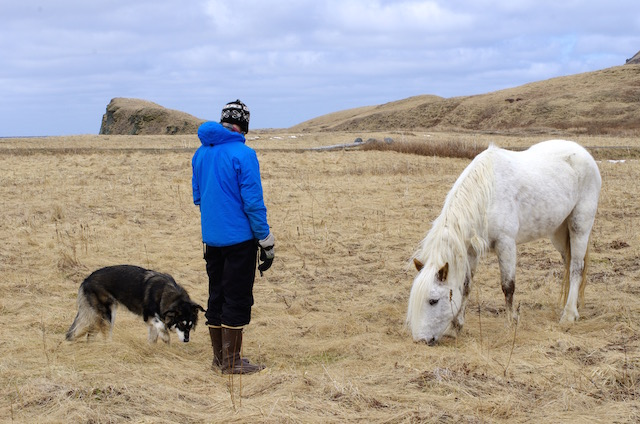
#> input picture person.jpg, 640 x 424 px, found by its file name
$ python Proj_Int_9.1.py
#> lines starting #> are read from the running program, lines starting #| are printed output that depends on the picture
#!/usr/bin/env python3
# -*- coding: utf-8 -*-
"""
Created on Thu May 14 12:45:59 2020

@author: kendalljohnson
"""

"Opencv basic Image stuff"

"""
***** first: sudo pip3 install opencv ******* perferable 3.4 **************
***** And usable camera connected by usb directly *************************

###### I have only used this on the Pi and Nano with a Pi camera. Not my laptop or a webcam ######


### not the easiest to download I had download opencv from source, then use the make command that the build command


Week 9 - A base in using data science with python
9.1 :: Opencv is an easy to use platform that can perform visual recognition by using many ML and Stat techniques
We will start with simple technique then demonstraight the uses of CNN in object recognition using opencv

This is simply changing perameters of an image using the openCV module
"""
# Title
print('A base in using data science with python using Open Computer Vision - guide')

# Imports
import matplotlib.pyplot as plt
import cv2

# definitions

def display_img(img):
    fig = plt.figure(figsize=(12,10))
    ax = fig.add_subplot(111)
    ax.imshow(img,cmap='gray')

# Testing images
#img1 = ".jpg"
#img2 = ".jpg"
#img3 = ".jpg"
img = cv2.imread('Person.jpg',0)
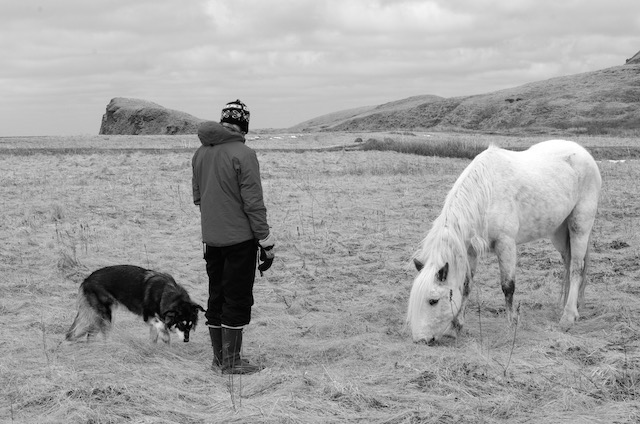
#> img: shape (424, 640); min 0, max 255, mean 161.4

# Show image in gray
plt.imshow(img,cmap='gray')

# Matrix inform
A = img.shape
#> A = (424, 640)
h = A[0] # Height of image
#> h = 424
w = A[1] # width of image
#> w = 640

# [7 lines of commented-out code are left out]
"""
 Template used to change property relationships of pixal on images.
 This is used to find irregularities or objects in the images

"""
methods = ['cv2.TM_CCOEFF','cv2.TM_CCOEFF_NORMED','cv2.TM_CCORR','cv2.TM_CCORR_NORMED','cv2.TM_SQDIFF','cv2.TM_SQDIFF_NORMED',]

# Loop each method to find images
for m in methods:

# Make copy of image
    copy = img.copy()
# Apply Method
    method = eval(m)
#temp matching with
    res = cv2.matchTemplate(copy,img,method) # replace img with cut
    min_v, max_v, min_loc, max_loc = cv2.minMaxLoc(res)

# For a specific method that need to be reversed
    if method in [cv2.TM_SQDIFF, cv2.TM_SQDIFF_NORMED]:
        top_left = min_loc# (x,y)
    else:
        top_left = max_loc
# Img properties
    height, width = img.shape # replace img with cut
    bottom_right = (top_left[0]+width,top_left[1]+height)

# Bounding boxes
    cv2.rectangle(img,top_left,bottom_right,(0,255,0),5)

# Plot heat map of pixal qualities
    plt.subplot(121)
    plt.imshow(res)
    plt.title("HEATMAP of Temp mapping")

# Plot Image
    plt.subplot(122)
    plt.imshow(img,cmap='gray')
    plt.title("Detection template")

# Title of method
    plt.suptitle(m)
    plt.show()
    print('\n')
#> this loop made 6 passes
#> (res, min_v, max_v) on passes 1, 2, 4, 5: ([551998976], 551998976, 551998976), ([1], 1, 1), ([1], 1, 1), ([1168], 1168, 1168)
#> max_v on passes 3, 6: 7.38e+09, 1.58e-07
#> pass 1, `plt.show()`:
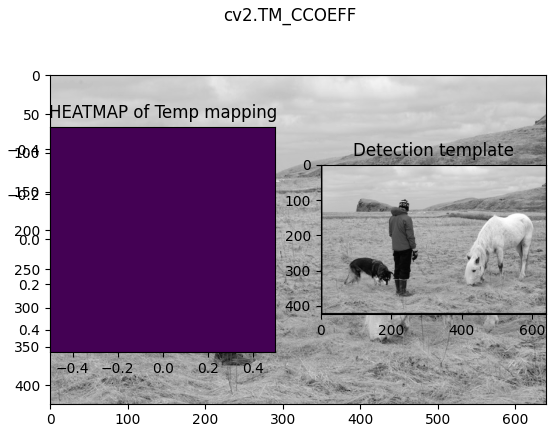
#> figure drawn by matplotlib, 3 panels
#> pass 2, `copy = img.copy()`:
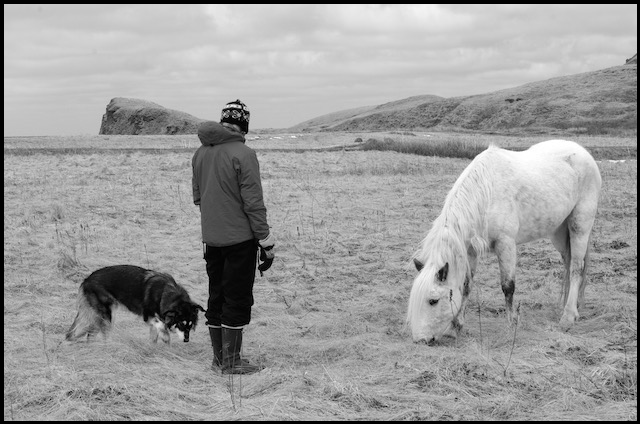
#> copy: shape (424, 640); min 0, max 255, mean 156.5
#> pass 2, `plt.show()`:
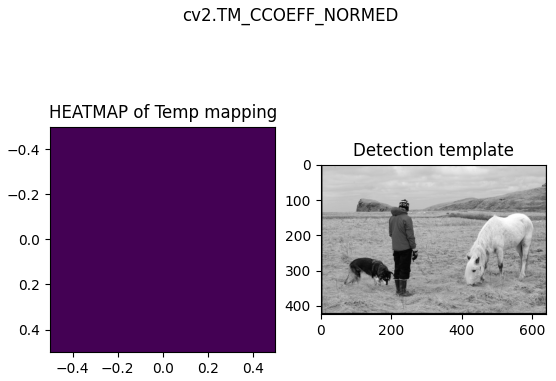
#> figure drawn by matplotlib, 2 panels


"""
Your turn...

This is meant as a learning exercise for you understand about neccesary image proccessing

Which of the methods do you believes works best to make a heat map of the image

Choose your own 3 images img1,img2, and img3 to run in this script

Try and uncommenting the hash tags and see what the different properties do

Try cutting the images to see differences in processing

BONUS Use the masks
"""
